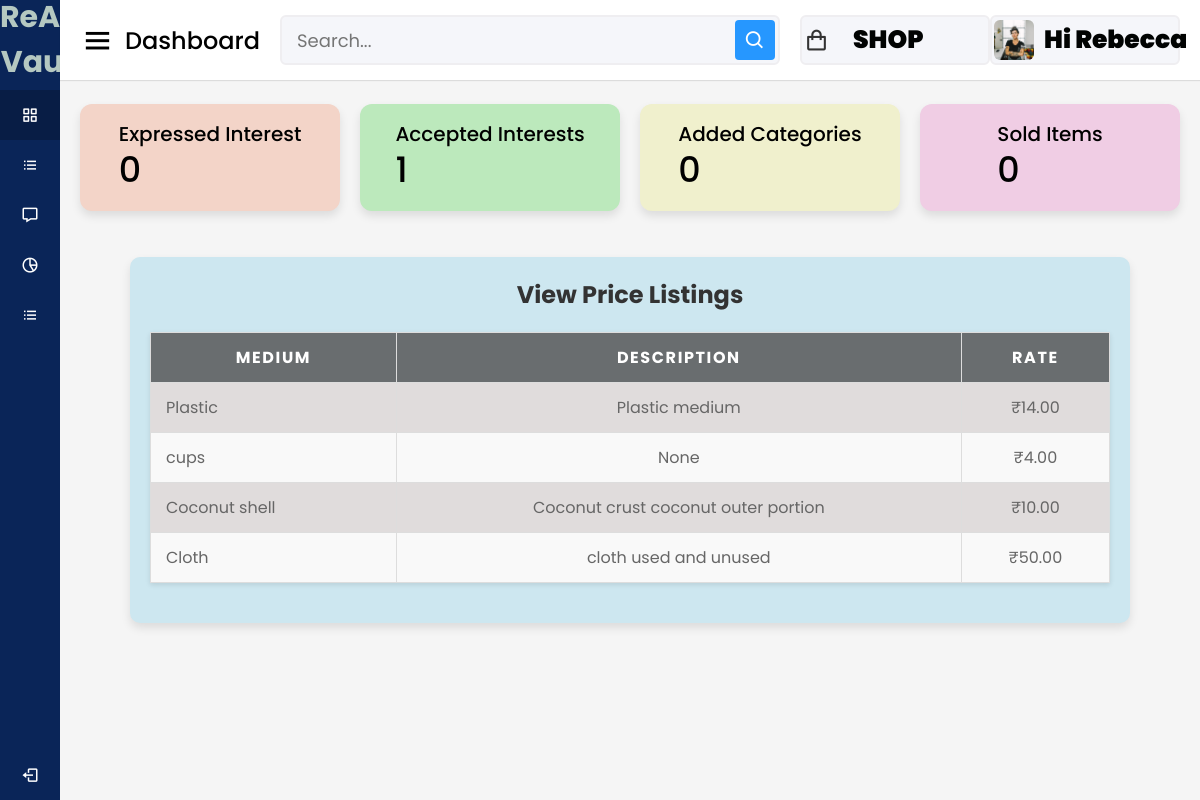
Before: /artist/view-ratesartist (signed in) with the older database file.
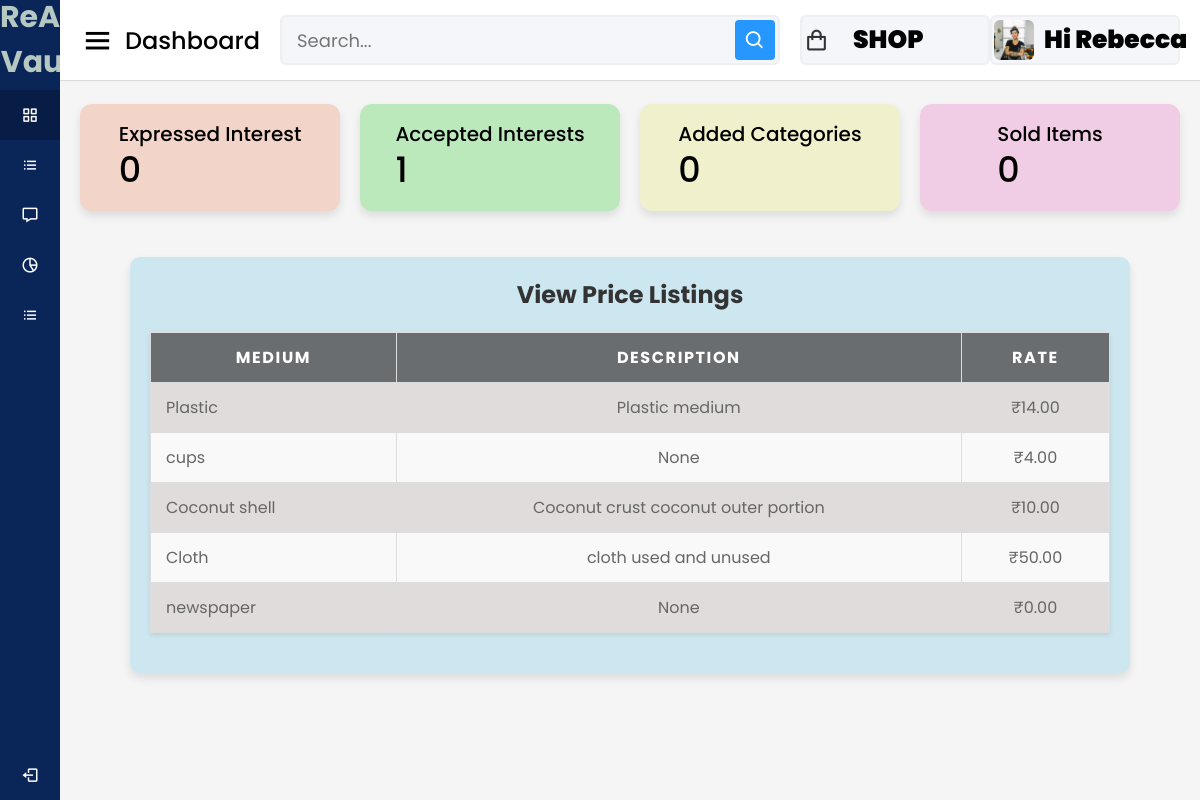
After: the same page with the newer database file.
### adminclick/models.py (models this page shows, shortened)
class MediumOfWaste(models.Model):
    name = models.CharField(max_length=255)
    description = models.TextField(blank=True, null=True)
    rate=models.DecimalField(max_digits=10,decimal_places=2,default=0.00)

### artist/views.py (the view)
# urls.py: path('view-ratesartist', views.view_ratesartist, name='view_ratesartist'),
@login_required
@never_cache
def view_ratesartist(request):
     artist=request.user.artist
     mediums=MediumOfWaste.objects.all()
     expressed_interest_count = Interest.objects.filter(artist=artist).count()
     accepted_interest_count = InterestRequest.objects.filter(
            artist=artist,
            status='accepted'
        ).count()
     unread_count = Notification.objects.filter(user=request.user, is_read=False).count()
     context={
         'mediums': mediums ,
         'artist':artist,
        'unread_count':unread_count,
        'expressed_interest_count':expressed_interest_count,
        'accepted_interest_count':accepted_interest_count
     }
     return render(request, 'artist/view_rates.html',context )

### category/context_processors.py (called while the page is built)
def menu_links(request):
    links = Category.objects.all()
    return dict(links=links)

### template/artist/view_rates.html (shortened to what the changed rows need)
{% load static %}
<!DOCTYPE html>
<html lang="en" dir="ltr">
<head>
  <link rel="stylesheet" href="{% static 'assets/css/styles.css' %}">
  <link href='https://unpkg.com/boxicons@2.0.7/css/boxicons.min.css' rel='stylesheet'>
</head>
<body>
  <section class="home-section">
    <div class="home-content">
      <div class="sales-boxes">
        <div class="recent-sales box" style="background-color: rgb(205, 231, 240); padding: 20px; border-radius: 10px; width:1000px;">
            <table class="table">
                <thead>
                    <tr>
        <thead>
            <tr>
                <th>Medium</th>
                <th>Description</th>
                <th>Rate</th>
            </tr>
        </thead>
        <tbody>
            {% for medium in mediums %}
            <tr>
                <td>{{ medium.name }}</td>
                <td>{{ medium.description }}</td>
                <td>₹{{ medium.rate }}</td>
            </tr>
            {% endfor %}
        </tbody>
    </table>
    </div>
    </div>

Changed rows visible on the page:
added MediumOfWaste: name "newspaper", description "None", rate "0.00"
